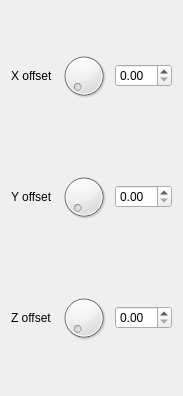
             <widget class="QWidget" name="otherPage">
              <property name="geometry">
               <rect>
                <x>0</x>
                <y>0</y>
                <width>180</width>
                <height>396</height>
               </rect>
              </property>
              <attribute name="label">
               <string>Other parameters</string>
              </attribute>
              <layout class="QGridLayout" name="otherGrid">
               <item row="1" column="2">
                <widget class="QDoubleSpinBox" name="yOffSetNumDbl"/>
               </item>
               <item row="1" column="1">
                <widget class="QDial" name="yOffSetDial"/>
               </item>
               <item row="0" column="1">
                <widget class="QDial" name="xOffSetDial"/>
               </item>
               <item row="0" column="2">
                <widget class="QDoubleSpinBox" name="xOffSetNumDbl"/>
               </item>
               <item row="2" column="2">
                <widget class="QDoubleSpinBox" name="zOffSetNumDbl"/>
               </item>
               <item row="2" column="0">
                <widget class="QLabel" name="zOffSetLab">
                 <property name="text">
                  <string>Z offset</string>
                 </property>
                </widget>
               </item>
               <item row="2" column="1">
                <widget class="QDial" name="zOffSetDial"/>
               </item>
               <item row="1" column="0">
                <widget class="QLabel" name="yOffSetLab">
                 <property name="text">
                  <string>Y offset</string>
                 </property>
                </widget>
               </item>
               <item row="0" column="0">
                <widget class="QLabel" name="xOffSetLab">
                 <property name="text">
                  <string>X offset</string>
                 </property>
                </widget>
               </item>
              </layout>
             </widget>
